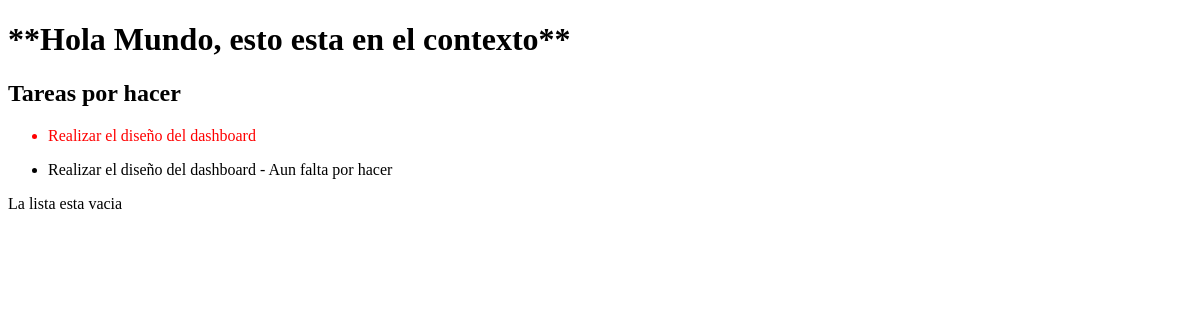
Before: /home/ with the older database file.
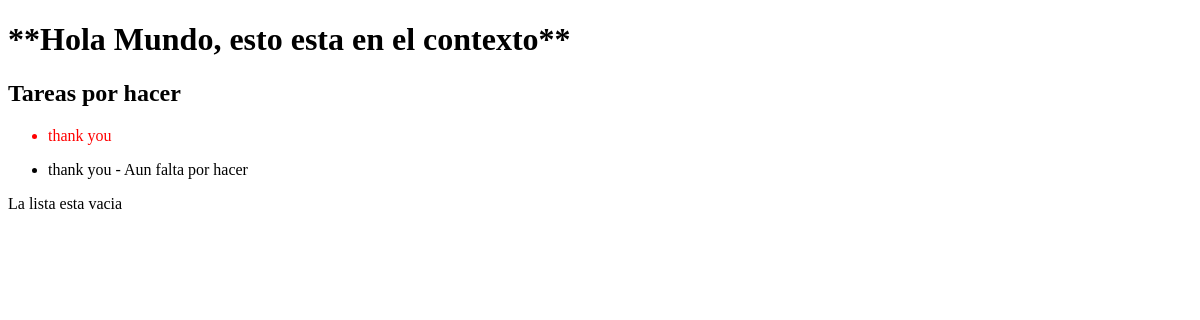
After: the same page with the newer database file.
### home/models.py (models this page shows)
class Task(models.Model):
    description=models.CharField(max_length=255)
    done=models.BooleanField(default=False)

### home/views.py (the view)
# urls.py: path('',homeView,name='home'),
def homeView(request):
    context={
        'message':'Hola Mundo, esto esta en el contexto',
        'message2':'Tareas por hacer',
        'tasks':Task.objects.filter(done=False),
        'emptyList':[]
    }
    return render(request,'home/index.html',context)

### home/templates/home/index.html (shortened to what this page needs)
{% extends 'home/master.html' %}
{% block content %}
    <h1>**{{ message }}**</h1>
    <h2>{{ message2 }}</h2>
    {%if not tasks %}
        <h5>Terminaste todas tus tareas !!! Felicitades, campeon!!!</h5>
    {% else %}
        <ul>
            {% for task in tasks %}
            <li style='color: {% if task.done %} green {% else %} red {% endif %};'>
                {{task.description}}
            </li>
            {% endfor %}
        </ul>
    {% endif %}
    <ul>
        {% for task in tasks %}
        <li>{{ task.description }} - {% if task.done  %}Terminada{% else %}Aun falta por hacer{% endif %}</li>
        {% endfor %}
    </ul>
    {% if not emptyList %}
    <span>La lista esta vacia</span>
    {% else %}
    <span>La lista tiene objetos en ella</span>
    {% endif %}
{% endblock %}

Changed rows visible on the page:
removed Task: description "Realizar el diseño del dashboard", done "Aun falta por hacer"
added Task: description "thank you", done "Aun falta por hacer"
